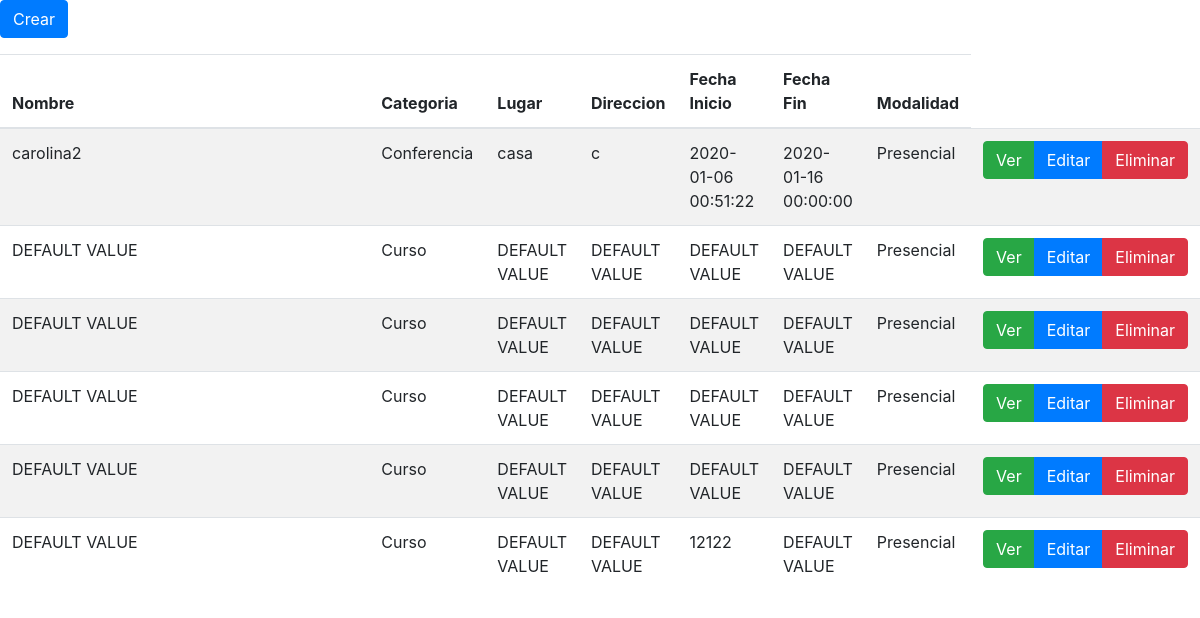
The app's page /, older data.
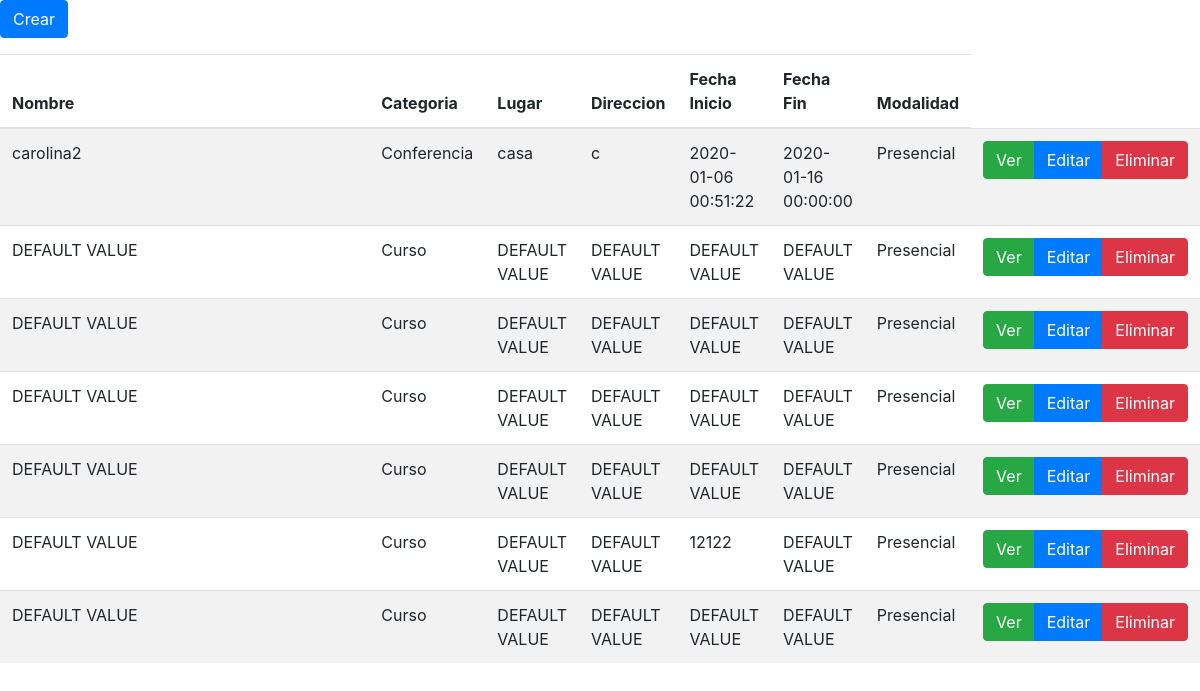
The same page, newer data.
### eventos/models.py (models this page shows)
class Eventos(models.Model):
    nombre = models.CharField(max_length=100, default='DEFAULT VALUE')
    Conferencia= 'Conferencia'
    Seminario= 'Seminario'
    Congreso= 'Congreso'
    Curso= 'Curso'
    categorias = [
        (Conferencia, 'Conferencia'),
        (Seminario, 'Seminario'),
        (Congreso, 'Congreso'),
        (Curso, 'Curso'),
    ]
    categoria = models.CharField(
        max_length=22,
        choices=categorias,
        default=Curso,
    )
    lugar = models.CharField(max_length=20, default='DEFAULT VALUE')
    direccion = models.CharField(max_length=20, default='DEFAULT VALUE')
    fechainicio = models.CharField(max_length=20, default='DEFAULT VALUE') #models.DateTimeField(null=True, blank=True)
    fechafin= models.CharField(max_length=20, default='DEFAULT VALUE') #models.DateTimeField(null=True, blank=True)
    Presencial = 'Presencial '
    Virtual= 'Virtual'
    tipo_eventos =[
        (Presencial, 'Presencial'),
        (Virtual, 'Virtual'),
    ]
    tipo_evento = models.CharField(
        max_length=22,
        choices=tipo_eventos,
        default=Presencial,
    )
    created_at = models.DateTimeField(auto_now_add=True)
    updated_at = models.DateTimeField(auto_now=True)
    class Meta:
        db_table = 'eventos'
        ordering = ["-created_at"]

### eventos/views.py (the view)
# urls.py: path('', EventosListado.as_view(template_name = "eventos/index.html"), name='leer'),
class EventosListado(ListView):
    model = Eventos # Llamamos a la clase 'Eventos' que se encuentra en nuestro archivo 'models.py'

### eventos/templates/eventos/index.html (shortened to what this page needs)
<!DOCTYPE html>
<html>
<head>
{% load bootstrap4 %}
{% bootstrap_css %}
{% load static %}
</head>
<body>
<div align="left" class="btn_crear mb-3">
	<a href="{% url 'crear' %}" type="button" class="btn btn-primary">Crear</a>
</div>
<table class="table table-striped table-hover">
  <thead>
    <tr>
      <th width="35%">Nombre</th>
      <th>Categoria</th>
      <th>Lugar</th>
      <th>Direccion</th>
      <th>Fecha Inicio</th>
      <th>Fecha Fin</th>
      <th>Modalidad</th>
    </tr>
  </thead>
  <tbody>
  {% for evento in object_list %}
    <tr>
      <td>{{ evento.nombre }}</td>
      <td>{{ evento.categoria }}</td>
      <td>{{ evento.lugar }}</td>
      <td>{{ evento.direccion }}</td>
      <td>{{ evento.fechainicio }}</td>
      <td>{{ evento.fechafin }}</td>
      <td>{{ evento.tipo_evento }}</td>
      <td>
        <form method="POST" action="eliminar/{{evento.id}}">
          <div class="btn-group">
            <a href="detalle/{{evento.id}}" title="Ver" type="button" class="btn btn-success">Ver </a>
            <a href="editar/{{evento.id}}" title="Editar" type="button" class="btn btn-primary">Editar </a>
            <button class="btn btn-danger" onclick="return eliminar();" type="submit">
              Eliminar
            </button>
          </div>
        </form>
      </td>
    </tr>
  {% endfor %}
  </tbody>
</table>
</body>
</html>

Row changes from the older to the newer data that the page shows:
added Eventos: nombre "DEFAULT VALUE", categoria "Curso", lugar "DEFAULT VALUE", direccion "DEFAULT VALUE", fechainicio "DEFAULT VALUE", fechafin "DEFAULT VALUE", tipo_evento "Presencial"
